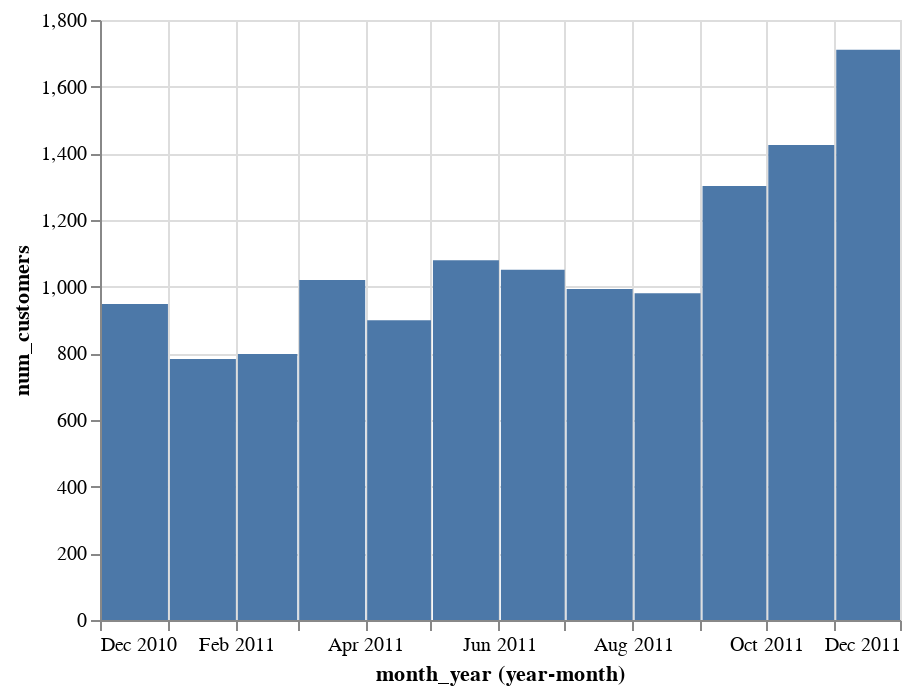

The notebook cell saved with this chart:
### Markdown cell above
### Monthly customers

### Code cell
monthly_cust = e_commerce_monthly[['month_year','num_customers']]
# Timestamp('2011-11-01 00:00:00') - why is this graph showing Dec 2011!

monthly_cust.month_year.max()
alt.Chart(monthly_cust).mark_bar().encode(
    x=alt.X('month_year',timeUnit='yearmonth'),
    y='num_customers'
)

### Figure 1 — Vega-Lite specification as saved in the notebook (floating-point values rounded to 4 significant figures)
{"config": {"view": {"continuousWidth": 400, "continuousHeight": 300}}, "data": {"name": "data-2c29a7e697f1daa386b403675b6326a8"}, "mark": "bar", "encoding": {"x": {"field": "month_year", "timeUnit": "yearmonth", "type": "temporal"}, "y": {"field": "num_customers", "type": "quantitative"}}, "$schema": "https://vega.github.io/schema/vega-lite/v4.17.0.json", "datasets": {"data-2c29a7e697f1daa386b403675b6326a8": [{"month_year": "2010-12-01T00:00:00", "num_customers": 948}, {"month_year": "2011-01-01T00:00:00", "num_customers": 783}, {"month_year": "2011-02-01T00:00:00", "num_customers": 798}, {"month_year": "2011-03-01T00:00:00", "num_customers": 1020}, {"month_year": "2011-04-01T00:00:00", "num_customers": 899}, {"month_year": "2011-05-01T00:00:00", "num_customers": 1079}, {"month_year": "2011-06-01T00:00:00", "num_customers": 1051}, {"month_year": "2011-07-01T00:00:00", "num_customers": 993}, {"month_year": "2011-08-01T00:00:00", "num_customers": 980}, {"month_year": "2011-09-01T00:00:00", "num_customers": 1302}, {"month_year": "2011-10-01T00:00:00", "num_customers": 1425}, {"month_year": "2011-11-01T00:00:00", "num_customers": 1711}]}}
